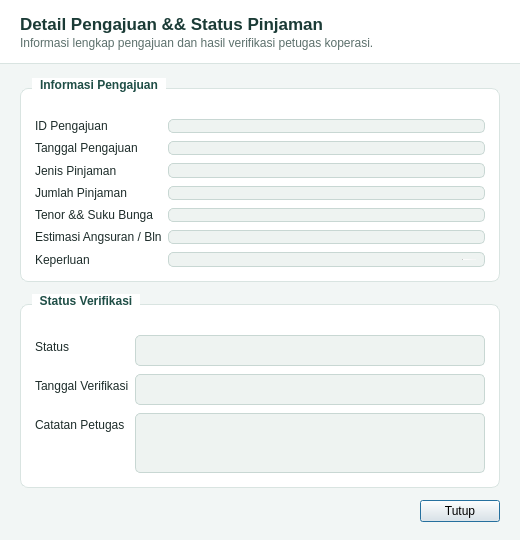
<?xml version="1.0" encoding="UTF-8"?>
<ui version="4.0">
 <class>DialogDetailPengajuan</class>
 <widget class="QDialog" name="DialogDetailPengajuan">
  <property name="geometry">
   <rect>
    <x>0</x>
    <y>0</y>
    <width>520</width>
    <height>540</height>
   </rect>
  </property>
  <property name="minimumSize">
   <size>
    <width>460</width>
    <height>500</height>
   </size>
  </property>
  <property name="windowTitle">
   <string>Detail Status Pengajuan Pinjaman</string>
  </property>
  <property name="styleSheet">
   <string notr="true">QDialog {
    background-color: #F2F6F5;
    font-family: "Segoe UI", "Helvetica Neue", Arial, sans-serif;
    color: #1E2D2B;
    font-size: 13px;
}

QFrame#frameDialogHeader {
    background-color: #FFFFFF;
    border-bottom: 1px solid #D9E4E1;
}

QLabel#lblDialogTitle {
    color: #1B3B36;
    font-size: 17px;
    font-weight: bold;
}

QLabel#lblDialogSubtitle {
    color: #5C706C;
    font-size: 12px;
}

QGroupBox {
    background-color: #FFFFFF;
    border: 1px solid #D9E4E1;
    border-radius: 8px;
    margin-top: 10px;
    padding-top: 14px;
    font-weight: bold;
    color: #1B3B36;
}

QGroupBox::title {
    subcontrol-origin: margin;
    left: 12px;
    padding: 0 6px;
    background-color: #FFFFFF;
    color: #1F4E46;
}

QLabel {
    color: #1E2D2B;
}

QLineEdit, QPlainTextEdit {
    background-color: #EEF3F1;
    border: 1px solid #C8D7D3;
    border-radius: 5px;
    padding: 6px 8px;
    color: #364A47;
    font-size: 13px;
}

QPushButton[btnType="neutral"] {
    background-color: #EDF3F1;
    color: #2B423E;
    border: 1px solid #C8D7D3;
    border-radius: 5px;
    padding: 7px 16px;
}

QPushButton[btnType="neutral"]:hover {
    background-color: #DFEAE6;
}</string>
  </property>
  <layout class="QVBoxLayout" name="layoutDetailPengajuanRoot">
   <property name="spacing">
    <number>0</number>
   </property>
   <property name="leftMargin">
    <number>0</number>
   </property>
   <property name="topMargin">
    <number>0</number>
   </property>
   <property name="rightMargin">
    <number>0</number>
   </property>
   <property name="bottomMargin">
    <number>0</number>
   </property>
   <item>
    <widget class="QFrame" name="frameDialogHeader">
     <property name="frameShape">
      <enum>QFrame::NoFrame</enum>
     </property>
     <layout class="QVBoxLayout" name="layoutDialogHeader">
      <property name="spacing">
       <number>2</number>
      </property>
      <property name="leftMargin">
       <number>20</number>
      </property>
      <property name="topMargin">
       <number>14</number>
      </property>
      <property name="rightMargin">
       <number>20</number>
      </property>
      <property name="bottomMargin">
       <number>14</number>
      </property>
      <item>
       <widget class="QLabel" name="lblDialogTitle">
        <property name="text">
         <string>Detail Pengajuan &amp;&amp; Status Pinjaman</string>
        </property>
       </widget>
      </item>
      <item>
       <widget class="QLabel" name="lblDialogSubtitle">
        <property name="text">
         <string>Informasi lengkap pengajuan dan hasil verifikasi petugas koperasi.</string>
        </property>
       </widget>
      </item>
     </layout>
    </widget>
   </item>
   <item>
    <layout class="QVBoxLayout" name="layoutDetailPengajuanBody">
     <property name="spacing">
      <number>12</number>
     </property>
     <property name="leftMargin">
      <number>20</number>
     </property>
     <property name="topMargin">
      <number>14</number>
     </property>
     <property name="rightMargin">
      <number>20</number>
     </property>
     <property name="bottomMargin">
      <number>18</number>
     </property>
     <item>
      <widget class="QGroupBox" name="grpDetailRincian">
       <property name="title">
        <string>Informasi Pengajuan</string>
       </property>
       <layout class="QFormLayout" name="formDetailPengajuan">
        <property name="verticalSpacing">
         <number>8</number>
        </property>
        <property name="leftMargin">
         <number>14</number>
        </property>
        <property name="topMargin">
         <number>16</number>
        </property>
        <property name="rightMargin">
         <number>14</number>
        </property>
        <property name="bottomMargin">
         <number>14</number>
        </property>
        <item row="0" column="0">
         <widget class="QLabel" name="lblDetId">
          <property name="text">
           <string>ID Pengajuan</string>
          </property>
         </widget>
        </item>
        <item row="0" column="1">
         <widget class="QLineEdit" name="txtDetId">
          <property name="readOnly">
           <bool>true</bool>
          </property>
         </widget>
        </item>
        <item row="1" column="0">
         <widget class="QLabel" name="lblDetTanggal">
          <property name="text">
           <string>Tanggal Pengajuan</string>
          </property>
         </widget>
        </item>
        <item row="1" column="1">
         <widget class="QLineEdit" name="txtDetTanggal">
          <property name="readOnly">
           <bool>true</bool>
          </property>
         </widget>
        </item>
        <item row="2" column="0">
         <widget class="QLabel" name="lblDetJenis">
          <property name="text">
           <string>Jenis Pinjaman</string>
          </property>
         </widget>
        </item>
        <item row="2" column="1">
         <widget class="QLineEdit" name="txtDetJenis">
          <property name="readOnly">
           <bool>true</bool>
          </property>
         </widget>
        </item>
        <item row="3" column="0">
         <widget class="QLabel" name="lblDetJumlah">
          <property name="text">
           <string>Jumlah Pinjaman</string>
          </property>
         </widget>
        </item>
        <item row="3" column="1">
         <widget class="QLineEdit" name="txtDetJumlah">
          <property name="readOnly">
           <bool>true</bool>
          </property>
         </widget>
        </item>
        <item row="4" column="0">
         <widget class="QLabel" name="lblDetTenorBunga">
          <property name="text">
           <string>Tenor &amp;&amp; Suku Bunga</string>
          </property>
         </widget>
        </item>
        <item row="4" column="1">
         <widget class="QLineEdit" name="txtDetTenorBunga">
          <property name="readOnly">
           <bool>true</bool>
          </property>
         </widget>
        </item>
        <item row="5" column="0">
         <widget class="QLabel" name="lblDetAngsuran">
          <property name="text">
           <string>Estimasi Angsuran / Bln</string>
          </property>
         </widget>
        </item>
        <item row="5" column="1">
         <widget class="QLineEdit" name="txtDetAngsuran">
          <property name="readOnly">
           <bool>true</bool>
          </property>
         </widget>
        </item>
        <item row="6" column="0">
         <widget class="QLabel" name="lblDetKeperluan">
          <property name="text">
           <string>Keperluan</string>
          </property>
         </widget>
        </item>
        <item row="6" column="1">
         <widget class="QPlainTextEdit" name="txtDetKeperluan">
          <property name="maximumSize">
           <size>
            <width>16777215</width>
            <height>60</height>
           </size>
          </property>
          <property name="readOnly">
           <bool>true</bool>
          </property>
         </widget>
        </item>
       </layout>
      </widget>
     </item>
     <item>
      <widget class="QGroupBox" name="grpDetailVerifikasi">
       <property name="title">
        <string>Status Verifikasi</string>
       </property>
       <layout class="QFormLayout" name="formDetailVerifikasi">
        <property name="verticalSpacing">
         <number>8</number>
        </property>
        <property name="leftMargin">
         <number>14</number>
        </property>
        <property name="topMargin">
         <number>16</number>
        </property>
        <property name="rightMargin">
         <number>14</number>
        </property>
        <property name="bottomMargin">
         <number>14</number>
        </property>
        <item row="0" column="0">
         <widget class="QLabel" name="lblDetStatus">
          <property name="text">
           <string>Status</string>
          </property>
         </widget>
        </item>
        <item row="0" column="1">
         <widget class="QLineEdit" name="txtDetStatus">
          <property name="readOnly">
           <bool>true</bool>
          </property>
         </widget>
        </item>
        <item row="1" column="0">
         <widget class="QLabel" name="lblDetTglVerif">
          <property name="text">
           <string>Tanggal Verifikasi</string>
          </property>
         </widget>
        </item>
        <item row="1" column="1">
         <widget class="QLineEdit" name="txtDetTglVerif">
          <property name="readOnly">
           <bool>true</bool>
          </property>
         </widget>
        </item>
        <item row="2" column="0">
         <widget class="QLabel" name="lblDetCatatan">
          <property name="text">
           <string>Catatan Petugas</string>
          </property>
         </widget>
        </item>
        <item row="2" column="1">
         <widget class="QPlainTextEdit" name="txtDetCatatan">
          <property name="maximumSize">
           <size>
            <width>16777215</width>
            <height>60</height>
           </size>
          </property>
          <property name="readOnly">
           <bool>true</bool>
          </property>
         </widget>
        </item>
       </layout>
      </widget>
     </item>
     <item>
      <layout class="QHBoxLayout" name="layoutDetailPengajuanButtons">
       <item>
        <spacer name="spacerDetailPengajuan">
         <property name="orientation">
          <enum>Qt::Horizontal</enum>
         </property>
         <property name="sizeHint" stdset="0">
          <size>
           <width>40</width>
           <height>20</height>
          </size>
         </property>
        </spacer>
       </item>
       <item>
        <widget class="QPushButton" name="btnTutupDetailPengajuan">
         <property name="text">
          <string>Tutup</string>
         </property>
         <property name="btnType" stdset="0">
          <string>neutral</string>
         </property>
        </widget>
       </item>
      </layout>
     </item>
    </layout>
   </item>
  </layout>
 </widget>
 <resources/>
 <connections/>
</ui>
